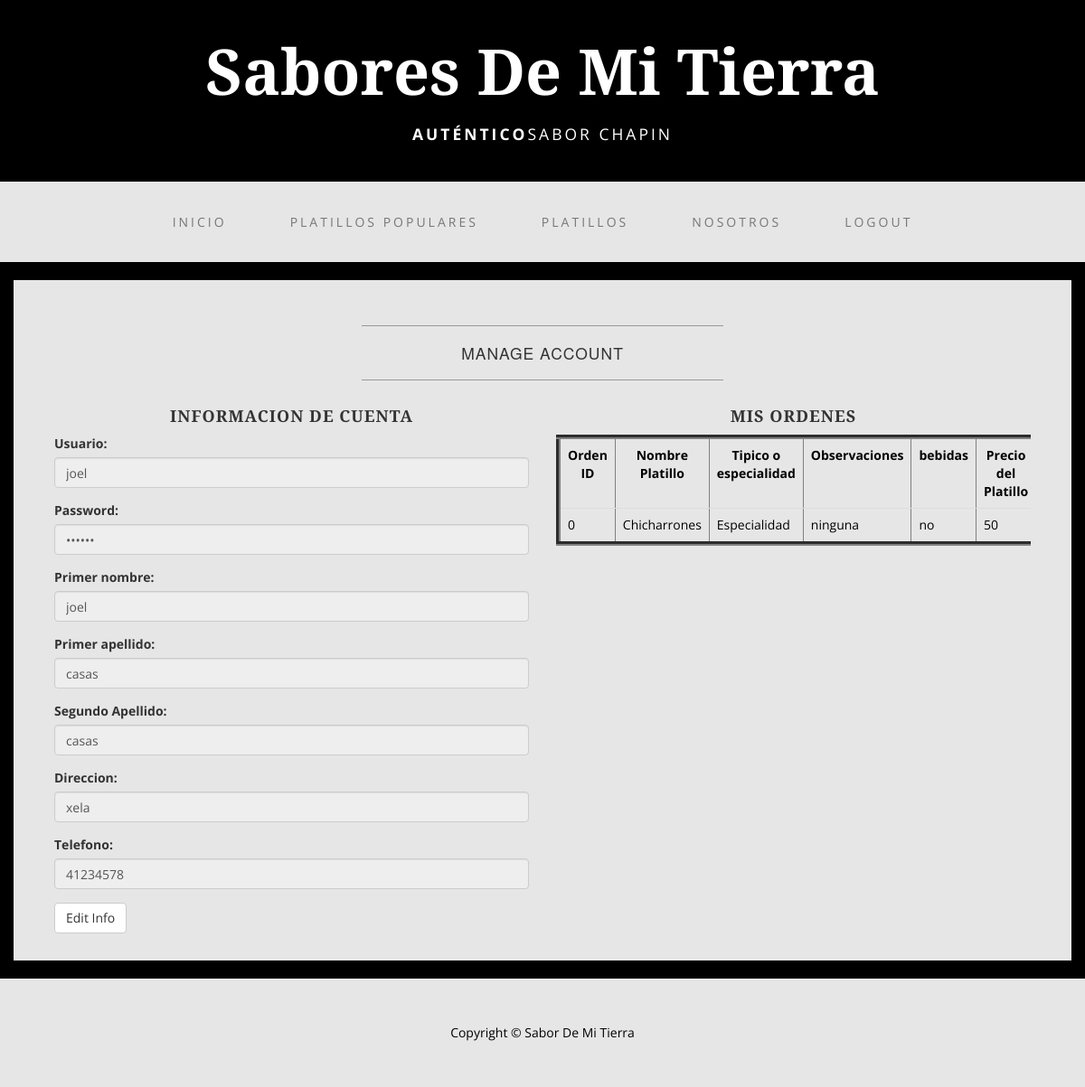
/ManageAccount.php (signed in), run on the app's committed database.
### tables this page shows
CREATE TABLE `tbl_customers` (
  `CustomerID` int(11) NOT NULL,
  `Username` varchar(30) DEFAULT NULL,
  `PASSWORD` varchar(30) DEFAULT NULL,
  `Role` varchar(30) DEFAULT NULL,
  `Firstname` varchar(30) DEFAULT NULL,
  `Middlename` varchar(30) DEFAULT NULL,
  `Lastname` varchar(30) DEFAULT NULL,
  `Address` varchar(30) DEFAULT NULL,
  `EmailAddress` varchar(30) DEFAULT NULL
);

CREATE TABLE `tbl_orders` (
  `OrderID` int(11) NOT NULL,
  `ProductID` int(11) DEFAULT NULL,
  `CustomerID` int(11) DEFAULT NULL,
  `Size` varchar(30) DEFAULT NULL,
  `Color` varchar(30) DEFAULT NULL,
  `DateOrdered` varchar(30) DEFAULT NULL
);

CREATE TABLE `tbl_products` (
  `ProductID` int(11) NOT NULL,
  `Productname` varchar(30) DEFAULT NULL,
  `ProductBrand` varchar(30) DEFAULT NULL,
  `ProductSize` varchar(30) DEFAULT NULL,
  `ProductColor` varchar(30) DEFAULT NULL,
  `ProductPrice` varchar(30) DEFAULT NULL,
  `ProductCategory` varchar(30) DEFAULT NULL,
  `ProductImageName` varchar(50) DEFAULT NULL,
  `ProductImage` text DEFAULT NULL
);

### ManageAccount.php (the view, shortened to what this page needs)
<!DOCTYPE html>
<html lang="en">
<head>
    <link href="css/bootstrap.min.css" rel="stylesheet">
    <link href="css/business-casual.css" rel="stylesheet">
	<?php
		require 'Connection.php';
		$Username = null;
		if(!empty($_SESSION["Username"]))
		{
			$Username = $_SESSION["Username"];
		}
		$sql = "select * from tbl_customers where Username = '".$Username."' and Password = '".$_SESSION['Password']."'";
		$Res = mysqli_query($Conn,$sql);
		while($Rows = mysqli_fetch_array($Res))
		{
			$C_ID = $Rows[0];
			$C_Username = $Rows[1];
			$C_Password = $Rows[2];
			$C_Firstname = $Rows[4];
			$C_Middlename = $Rows[5];
			$C_Lastname = $Rows[6];
			$C_Address = $Rows[7];
			$C_Email = $Rows[8];
		}
	?>
</head>
<body>
    <div class="brand">Sabores De Mi Tierra</div>
    <div class="address-bar"><strong>Auténtico</strong>Sabor Chapin</div>
    <nav class="navbar navbar-default" role="navigation">
        <div class="container">
            <div class="collapse navbar-collapse" id="bs-example-navbar-collapse-1">
                <ul class="nav navbar-nav">
                    <li><a href="index.php">Inicio</a></li>
					<li><a href="bestseller.php">Platillos populares</a></li>
					<li><a href="shop.php">Platillos</a></li>
                    <li><a href="about.php">Nosotros</a></li>
					<?php if($Username == null){echo '<li><a href="Login.php?Role=User">Login</a></li>';} else {echo '<li><a href="Logout.php">Logout</a></li>';} ?>
                </ul>
            </div>
        </div>
    </nav>
    <div class="container">
        <div class="row">
            <div class="box">
                <div class="col-lg-12">
						<hr>
						<h2 class="intro-text text-center">Manage Account</h2>
						<hr>
					<div class="col-md-6">
							<form role="form" action="Register.php?ActionType=Edit&Loc=MA&ID=<?php echo $C_ID; ?>" method="POST">
							<h4 style="text-align: center">informacion de cuenta</h4>
							<div class="form-group">
							  <label for="username">Usuario:</label>
							  <input type="text" name="Username" class="form-control" id="Username" value="<?php echo $C_Username; ?>" disabled>
							</div>
							<div class="form-group">
							  <label for="Password">Password:</label>
							  <input type="Password" name="Password" class="form-control" id="Password" value="<?php echo $C_Password; ?>" disabled>
							</div>
							<div class="form-group">
							  <label for="Firstname">Primer nombre:</label>
							  <input type="text" name="Firstname" class="form-control" id="Firstname" value="<?php echo $C_Firstname; ?>" disabled>
							</div>
							<div class="form-group">
							  <label for="Middlename">Primer apellido:</label>
							  <input type="text" name="Middlename" class="form-control" id="Middlename" value="<?php echo $C_Middlename; ?>" disabled>
							</div>
							<div class="form-group">
							  <label for="Lastname">Segundo Apellido:</label>
							  <input type="text" name="Lastname" class="form-control" id="Lastname" value="<?php echo $C_Lastname; ?>" disabled>
							</div>
							<div class="form-group">
							  <label for="Address">Direccion:</label>
							  <input type="text" name="Address" class="form-control" id="Address" value="<?php echo $C_Address; ?>" disabled>
							</div>
							<div class="form-group">
							  <label for="EmailAddress">Telefono:</label>
							  <input type="text" name="EmailAddress" class="form-control" id="EmailAddress" value="<?php echo $C_Email; ?>" disabled>
							</div>
							<button type="submit" class="btn btn-default">Edit Info</button>
						</form>
					</div>
					<div class="col-md-6">
						<h4 style="text-align: center">Mis Ordenes</h4>
						<div class="table-responsive">
							<table border="5px" class="table">
								<tr style="text-align: center; color: Black; font-weight: bold;">
									<td>Orden ID</td>
									<td>Nombre Platillo</td>
									<td>Tipico o especialidad</td>
									<td>Observaciones</td>
									<td>bebidas</td>
									<td>Precio del Platillo</td>
								</tr>
								<?php
								$sqlI = "SELECT tbl_orders.OrderID, tbl_products.Productname, tbl_products.ProductBrand, tbl_orders.Size, " .
								" tbl_orders.Color, tbl_products.ProductPrice, tbl_orders.DateOrdered FROM tbl_products RIGHT JOIN " .
								" tbl_orders on tbl_orders.ProductID = tbl_products.ProductID WHERE tbl_orders.CustomerID = $C_ID ORDER BY tbl_orders.OrderID";
								$Resulta = mysqli_query($Conn,$sqlI);
								while($Rows = mysqli_fetch_array($Resulta)):;
								?>
								<tr style="color: black">
								<td><?php echo $Rows[0]; ?></td>
								<td><?php echo $Rows[1]; ?></td>
								<td><?php echo $Rows[2]; ?></td>
								<td><?php echo $Rows[3]; ?></td>
								<td><?php echo $Rows[4]; ?></td>
								<td><?php echo $Rows[5]; ?></td>
								<?php endwhile; ?>
								</tr>
							</table>
						</div>
					</div>
                </div>
            </div>
        </div>
    </div>
    <footer>
        <div class="container">
            <div class="row">
                <div class="col-lg-12 text-center">
                    <p>Copyright &copy; Sabor De Mi Tierra</p>
                </div>
            </div>
        </div>
    </footer>
</body>
</html>

### css/business-casual.css (style rules this page uses)
body { font-family: "Open Sans","Helvetica Neue",Helvetica,Arial,sans-serif; background: url('../img/bg3.jpg') no-repeat center center fixed; -webkit-background-size: cover; -moz-background-size: cover; background-size: cover; -o-background-size: cover; background-color: black; }
h1, h2, h3, h4, h5, h6 { text-transform: uppercase; font-family: "Josefin Slab","Helvetica Neue",Helvetica,Arial,sans-serif; font-weight: 700; letter-spacing: 1px; }
p { color: #000; }
hr { max-width: 400px; border-color: #999999; }
.brand, .address-bar { display: none; }
.navbar-nav { text-transform: uppercase; font-weight: 400; letter-spacing: 3px; }
.box { margin-bottom: 20px; padding: 30px 15px; background: #fff; background: rgba(255,255,255,0.9); }
.intro-text { text-transform: uppercase; font-size: 1.25em; font-weight: 400; letter-spacing: 1px; }
footer { background: #fff; background: rgba(255,255,255,0.9); }
footer p { margin: 0; padding: 50px 0; }
@media screen and (min-width:768px) { .brand { display: inherit; margin: 0; padding: 30px 0 10px; text-align: center; text-shadow: 1px 1px 2px rgba(0,0,0,0.5); font-family: "Josefin Slab","Helvetica Neue",Helvetica,Arial,sans-serif; font-size: 5em; font-weight: 700; line-height: normal; color: #fff; } }
@media screen and (min-width:768px) { .address-bar { display: inherit; margin: 0; padding: 0 0 40px; text-align: center; text-shadow: 1px 1px 2px rgba(0,0,0,0.5); text-transform: uppercase; font-size: 1.25em; font-weight: 400; letter-spacing: 3px; color: #fff; } }
@media screen and (min-width:768px) { .navbar { border-radius: 0; } }
@media screen and (min-width:768px) { .navbar { min-height: 0; } }
@media screen and (min-width:768px) { .navbar-default { border: none; background: #fff; background: rgba(255,255,255,0.9); } }
@media screen and (min-width:768px) { .nav>li>a { padding: 35px; } }
@media screen and (min-width:768px) { .navbar-nav>li>a { line-height: normal; } }
@media screen and (min-width:768px) { .navbar-nav { display: table; float: none; margin: 0 auto; table-layout: fixed; font-size: 14px; } }
@media screen and (min-width:1200px) { .box:after { content: ''; display: table; clear: both; } }

### data on the page
tbl_customers: Username "joel", Firstname "joel", Middlename "casas", Lastname "casas", Address "xela", EmailAddress "41234578"
tbl_orders: OrderID "0", ProductID.Productname "Chicharrones", ProductID.ProductBrand "Especialidad", Size "ninguna", Color "no", ProductID.ProductPrice "50"
